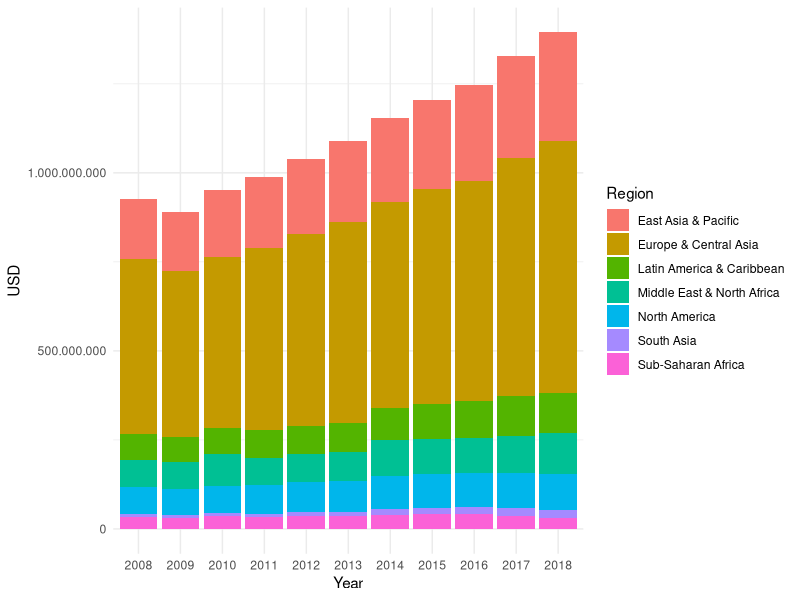
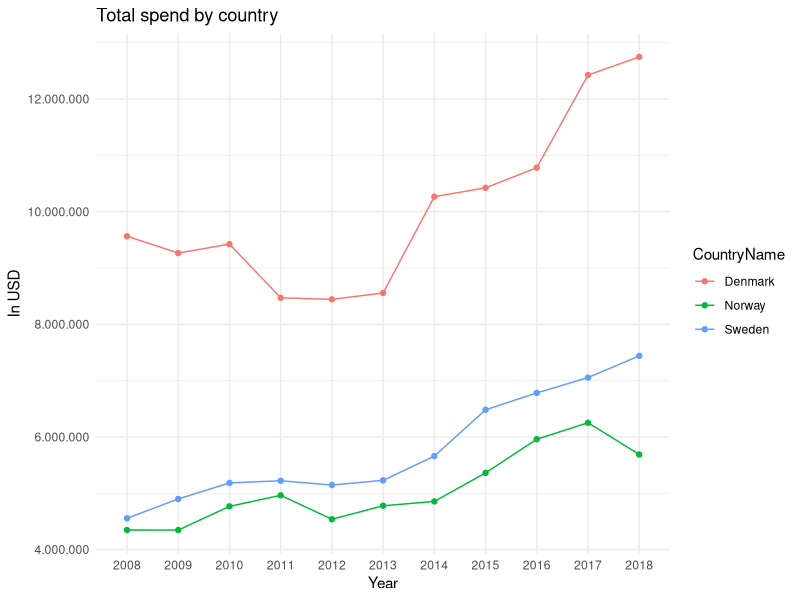

Write the R code that produced these figures, in order. (Note: this script raises an error after producing the figures.)
# IDA Webinar
# Tue Hellstern
# 25-11-2020

# CRTL + - = <- 
# CTRL + SHIFT + M = %>% 
#

# Pakker
# install.packages("readxl")
# install.packages("dplyr")
# install.packages("tidyr")
# install.packages("ggplot2")
# install.packages("officer")

library(readxl)
library(dplyr)
library(tidyr)
library(ggplot2)
library(officer)

# *****************************************************************
# Data import
# *****************************************************************

# TourismeSpend 
TourismeSpend <- read_excel("tourism.xlsx", 
                            sheet = "Data",
                            skip = 3) 

# MetadataCountries #
TourismeMetadata <- read_excel("tourism.xlsx",
                               sheet = "MetadataCountries",
                               range = cell_cols("A:C"))

# *****************************************************************
# Tilpas data
# *****************************************************************

# TourismeSpend 
# Kun 2008 til 2018
TourismeSpend <- TourismeSpend %>% 
  select(1:2, as.numeric(53:63)) %>% 
  rename(CountryName = "Country Name", CountryCode = "Country Code")

# gather()
TourismeSpendList <- TourismeSpend %>% 
  gather(Year, Spend, "2008":"2018") %>% 
  drop_na() 


# TourismeMetadata
# Fjern NA (tidy)
TourismeMetadata <- TourismeMetadata %>% 
  rename(CountryCode = "Country Code") %>% 
  drop_na()


# Join
# Spend by Region 2008 - 2018
TourismeSpendRegion <- TourismeSpendList %>% 
  left_join(TourismeMetadata, by = c("CountryCode" = "CountryCode")) %>% 
  select ("CountryName", "Region", "Year", "Spend") %>% 
  drop_na() %>% 
  group_by(Region, Year) %>% 
  summarise(Spend = sum(Spend)) %>% 
  arrange(desc(Spend))

TourismeSpendRegionYear <- TourismeSpendList %>% 
  left_join(TourismeMetadata, by = c("CountryCode" = "CountryCode")) %>% 
  select ("CountryName", "Region", "Year", "Spend") %>% 
  drop_na() %>% 
  group_by(Region, Year) %>% 
  summarise(Spend = sum(Spend)) %>% 
  arrange(desc(Spend))

# Udvikling Nordiske lande
NordicSpend <- TourismeSpend %>% 
  rename(CountryName = "CountryName") %>% 
  select(CountryName, "2008":"2018") %>% 
  filter(CountryName %in% c("Denmark", "Sweden", "Norway"))

# gather()
NordicSpendList <- NordicSpend %>% 
  gather(Year, Spend, "2008":"2018")
  


# *****************************************************************
# Plot - ggplot
# *****************************************************************

# Bar
TourismeSpendRegionYearPlot <- ggplot(data = TourismeSpendRegionYear, aes(x = Year, y = Spend, fill = Region)) +
  geom_bar(stat = "identity") +
  scale_y_continuous(name="USD", labels=function(x) format(x, big.mark = ".", decimal.mark = ",", scientific = FALSE)) +
  theme_minimal()

TourismeSpendRegionYearPlot

# Line
NordicPlot <- ggplot(data = NordicSpendList, aes(x = Year, y = Spend, group = CountryName)) +
  geom_line(aes(color=CountryName)) +
  geom_point(aes(color=CountryName)) +
  scale_y_continuous(name="In USD", labels=function(x) format(x, big.mark = ".", decimal.mark = ",", scientific = FALSE)) +
  ggtitle("Total spend by country") +
  theme_minimal()


NordicPlot


# *****************************************************************
# PowerPoint
# *****************************************************************

# Opret PowerPoint objekt
PowerPointTourisme <- read_pptx()

PowerPointTourisme <- PowerPointTourisme %>%
  # Titel slide
  add_slide(layout = "Title Only", master = "Office Theme") %>% 
  ph_with(value = "Tourisme spend", location = ph_location_type(type = "title")) %>% 
  ph_with(value = "Tue Hellstern", location = ph_location_type(type = "ftr")) %>% 
  
  # Slide Plot
  add_slide(layout = "Title and Content") %>% 
  ph_with(value = "Spend by region", location = ph_location_type(type = "title")) %>%
  ph_with(value = TourismeSpendRegionYearPlot, location = ph_location_type(type = "body")) %>% 
  
  # Slide Plot
  add_slide(layout = "Title and Content") %>% 
  ph_with(value = "Spend by nordic country", location = ph_location_type(type = "title")) %>%
  ph_with(value = NordicPlot, location = ph_location_type(type = "body"))

# Gem PowerPoint
print(PowerPointTourisme, target = paste("Tourisme", format(Sys.Date(), "%d-%m-%Y"), ".pptx"))
